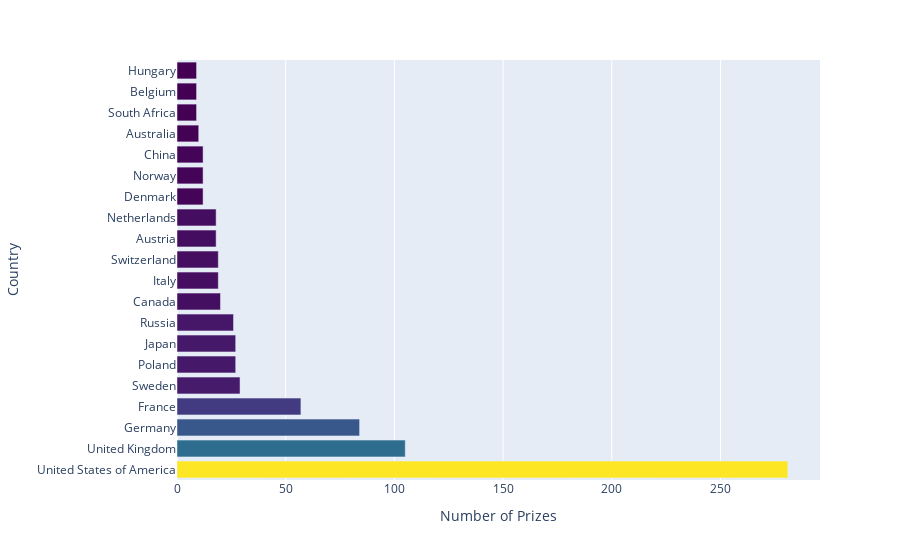

The cell this chart's notebook holds for it:
### Code cell
fig = px.bar(top_20_countries, x=top_20_countries.values, y=top_20_countries.index, orientation='h', color=top_20_countries.values, color_continuous_scale="viridis")

fig.update_layout(coloraxis_showscale=False, xaxis_title='Number of Prizes', yaxis_title='Country')
fig.show()

### Figure 1 — Plotly figure (JSON) as saved in the notebook; plotly's stock layout.template omitted (floating-point values rounded to 4 significant figures)
{"data": [{"alignmentgroup": "True", "hovertemplate": "x=%{x}<br>index=%{y}<br>color=%{marker.color}<extra></extra>", "legendgroup": "", "marker": {"color": [281, 105, 84, 57, 29, 27, 27, 26, 20, 19, 19, 18, 18, 12, 12, 12, 10, 9, 9, 9], "coloraxis": "coloraxis", "pattern": {"shape": ""}}, "name": "", "offsetgroup": "", "orientation": "h", "showlegend": false, "textposition": "auto", "type": "bar", "x": [281, 105, 84, 57, 29, 27, 27, 26, 20, 19, 19, 18, 18, 12, 12, 12, 10, 9, 9, 9], "xaxis": "x", "y": ["United States of America", "United Kingdom", "Germany", "France", "Sweden", "Poland", "Japan", "Russia", "Canada", "Italy", "Switzerland", "Austria", "Netherlands", "Denmark", "Norway", "China", "Australia", "South Africa", "Belgium", "Hungary"], "yaxis": "y"}], "layout": {"barmode": "relative", "coloraxis": {"colorbar": {"title": {"text": "color"}}, "colorscale": [[0, "#440154"], [0.1111, "#482878"], [0.2222, "#3e4989"], [0.3333, "#31688e"], [0.4444, "#26828e"], [0.5556, "#1f9e89"], [0.6667, "#35b779"], [0.7778, "#6ece58"], [0.8889, "#b5de2b"], [1, "#fde725"]], "showscale": false}, "legend": {"tracegroupgap": 0}, "margin": {"t": 60}, "xaxis": {"anchor": "y", "domain": [0, 1], "title": {"text": "Number of Prizes"}}, "yaxis": {"anchor": "x", "domain": [0, 1], "title": {"text": "Country"}}}}
